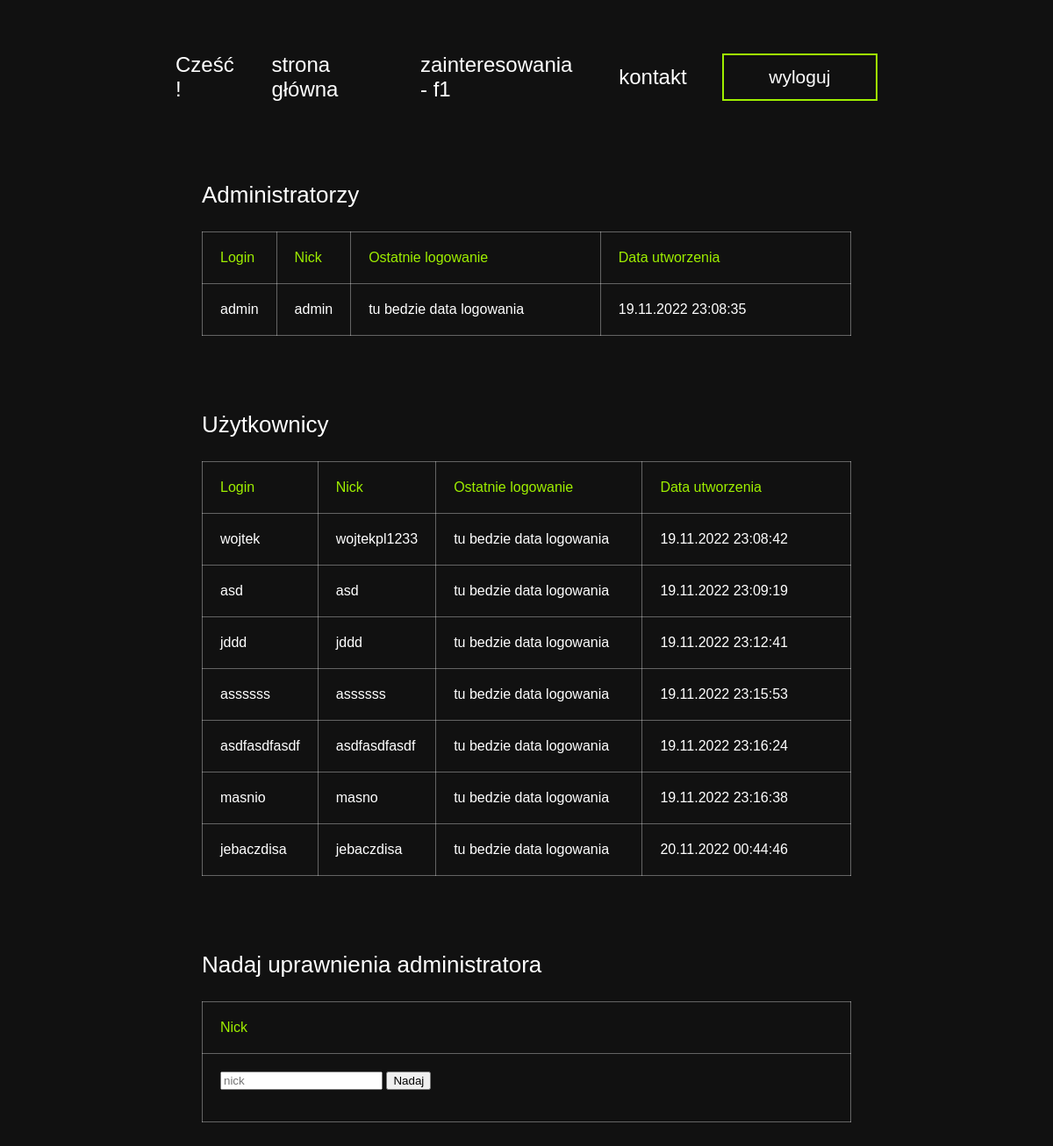
Screenshot of /adminpanel/index.php with the database file from the repository.
### tables this page shows
CREATE TABLE `users` (
  `id` int(11) NOT NULL,
  `login` text NOT NULL,
  `password` text NOT NULL,
  `nick` text NOT NULL,
  `admin` int(11) NOT NULL,
  `data_utworzenia` text NOT NULL
);

### adminpanel/index.php (the view, shortened to what this page needs)
<?php
     include '../connection.php';
?>
<!DOCTYPE html>
<html lang="pl-PL">
<head>
     <link rel="stylesheet" href="../styles/home.css">
     <link rel="stylesheet" href="../styles/adminpanel.css">
</head>
<body>
     <nav>
          <div class="nav-item greeting">
               <?php echo "Cześć <span class='nick-display'>" . $_SESSION['nick'] . "</span>!"; ?>
          </div>
          <a href="../" class="nav-item nav-option">strona główna</a>
          <a href="../f1" class="nav-item nav-option">zainteresowania - f1</a>
          <a href="../contact" class="nav-item nav-option">kontakt</a>
          <a href="../logout.php" class="logout-button">wyloguj</a>
     </nav>
     <div class="section-container admins">
          <p class="section-title">Administratorzy</p>
          <?php
               $sql = "SELECT login, nick, data_utworzenia FROM users WHERE admin = 1";
               $result = $conn->query($sql);
               echo "<table>";
               echo "<tr>
                         <th>Login</th>
                         <th>Nick</th>
                         <th>Ostatnie logowanie</th>
                         <th>Data utworzenia</th>
                    </tr>";
               if ($result->num_rows > 0) {
                    echo "<tr>";
                    while($row = $result->fetch_assoc()) {
                         echo "<td>" . $row['login'] . "</td>" . "<td>" . $row['nick'] . "</td>" . "<td class='date'>" . "tu bedzie data logowania" . "</td>" . "<td class='date'>" . $row['data_utworzenia'] . "</td>";
                    }
                    echo "</tr>";
               }
               echo "</table>";
          ?>
     </div>
     <div class="section-container">
          <p class="section-title">Użytkownicy</p>
          <?php
               $sql = "SELECT login, nick, data_utworzenia FROM users WHERE admin = 0";
               $result = $conn->query($sql);
               echo "<table>";
               echo "<tr>
                         <th>Login</th>
                         <th>Nick</th>
                         <th>Ostatnie logowanie</th>
                         <th>Data utworzenia</th>
                    </tr>";
               if ($result->num_rows > 0) {
                    while($row = $result->fetch_assoc()) {
                         echo "<tr>";
                         echo "<td>" . $row['login'] . "</td>" . "<td>" . $row['nick'] . "</td>" . "<td class='date'>" . "tu bedzie data logowania" . "</td>" . "<td class='date'>" . $row['data_utworzenia'] . "</td>";
                         echo "</tr>";
                    }
               }
               echo "</table>";
          ?>
     </div>
     <div class="section-container">
          <p class="section-title">Nadaj uprawnienia administratora</p>
          <table>
               <tr>
                    <th>Nick</th>
               </tr>
               <tr>
                    <td>
                         <form action="" method="post">
                              <input type="text" name="" placeholder="nick" id="">
                              <input type="submit" name="grant-submit" value="Nadaj">
                         </form>
                    </td>
               </tr>
          </table>
     </div>
</body>
</html>

### styles/home.css (style rules this page uses)
a { all: unset; }
body { -webkit-box-sizing: border-box; box-sizing: border-box; background-color: #111111; color: white; margin: 0; padding: 0; font-family: 'Clash Display', sans-serif; padding-left: 200px; padding-right: 200px; }
body nav { margin-top: 60px; display: -webkit-box; display: -ms-flexbox; display: flex; -webkit-box-orient: horizontal; -webkit-box-direction: normal; -ms-flex-direction: row; flex-direction: row; -webkit-box-sizing: border-box; box-sizing: border-box; -webkit-box-align: center; -ms-flex-align: center; align-items: center; }
body nav .nav-item { color: white; font-size: 24px; }
body nav .nav-option { margin-left: 40px; }
body nav .greeting { margin-right: auto; }
body nav .logout-button { margin-left: 40px; font-size: 21px; width: 200px; height: 50px; border: solid 2px #9fef00; display: -webkit-box; display: -ms-flexbox; display: flex; -webkit-box-align: center; -ms-flex-align: center; align-items: center; -webkit-box-pack: center; -ms-flex-pack: center; justify-content: center; }

### styles/adminpanel.css (style rules this page uses)
a { all: unset; }
body { display: -webkit-box; display: -ms-flexbox; display: flex; -webkit-box-orient: vertical; -webkit-box-direction: normal; -ms-flex-direction: column; flex-direction: column; }
body .section-container { margin-top: 20px; width: 100%; display: -webkit-box; display: -ms-flexbox; display: flex; -webkit-box-orient: vertical; -webkit-box-direction: normal; -ms-flex-direction: column; flex-direction: column; margin-left: auto; margin-right: auto; padding: 5px 30px 35px 30px; -webkit-box-sizing: border-box; box-sizing: border-box; }
body .section-container .section-title { font-size: 26px; }
body .section-container table { border-collapse: collapse; }
body .section-container table th { font-weight: 500; text-align: left; border: solid 1px #ffffff59; padding: 20px; -webkit-box-sizing: border-box; box-sizing: border-box; color: #9fef00; }
body .section-container table td { border: solid 1px #ffffff59; padding: 20px; -webkit-box-sizing: border-box; box-sizing: border-box; }
body .section-container table .date { width: 300px !important; }
body .section-container table tr { width: 100px !important; }
body .admins { margin-top: 60px !important; }

### rows the page displays
users: login "admin", nick "admin", data_utworzenia "19.11.2022 23:08:35"
users: login "wojtek", nick "wojtekpl1233", data_utworzenia "19.11.2022 23:08:42"
users: login "asd", nick "asd", data_utworzenia "19.11.2022 23:09:19"
users: login "jddd", nick "jddd", data_utworzenia "19.11.2022 23:12:41"
users: login "assssss", nick "assssss", data_utworzenia "19.11.2022 23:15:53"
users: login "asdfasdfasdf", nick "asdfasdfasdf", data_utworzenia "19.11.2022 23:16:24"
users: login "masnio", nick "masno", data_utworzenia "19.11.2022 23:16:38"
users: login "jebaczdisa", nick "jebaczdisa", data_utworzenia "20.11.2022 00:44:46"
